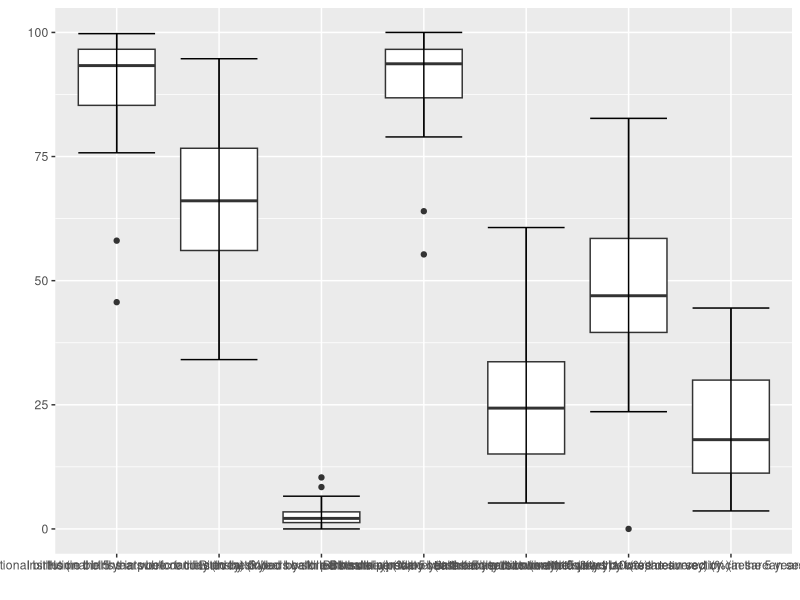
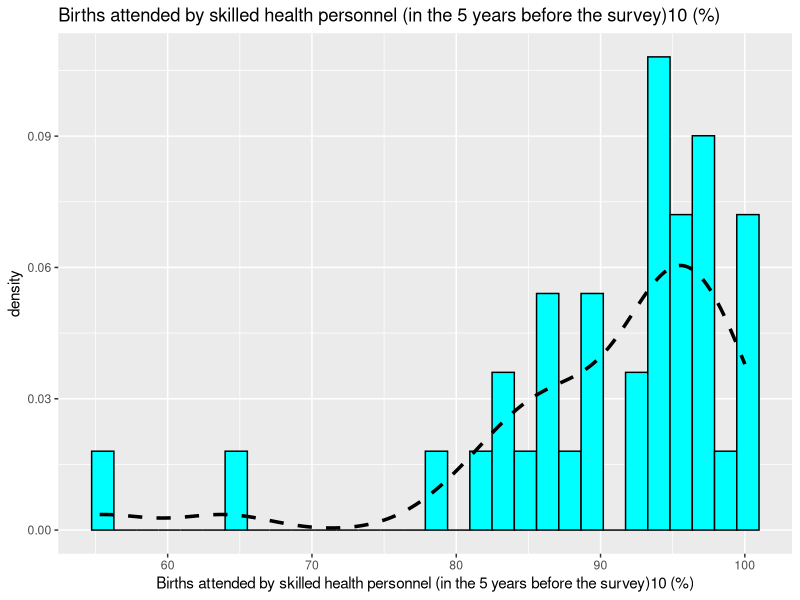
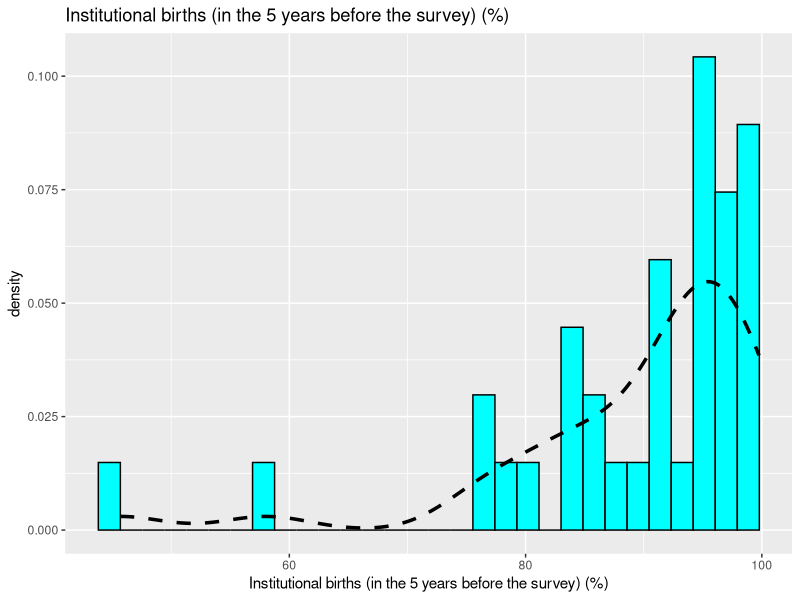
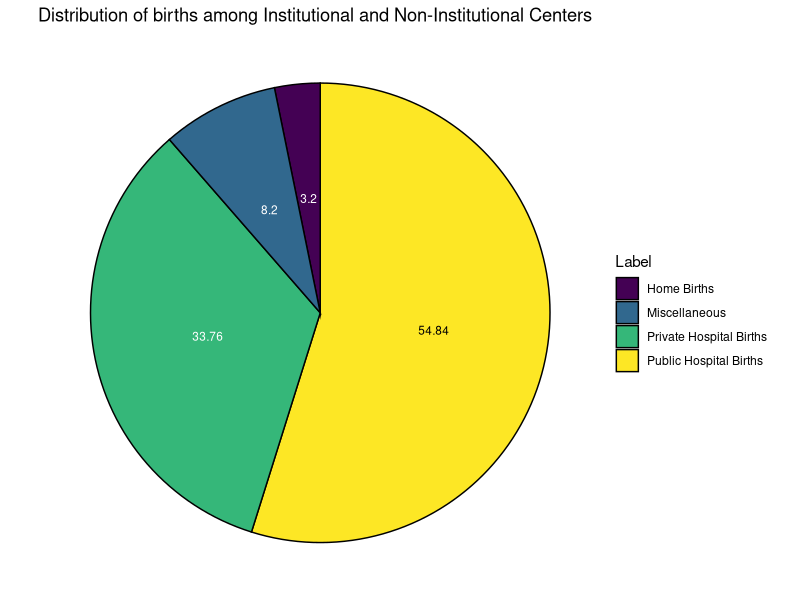
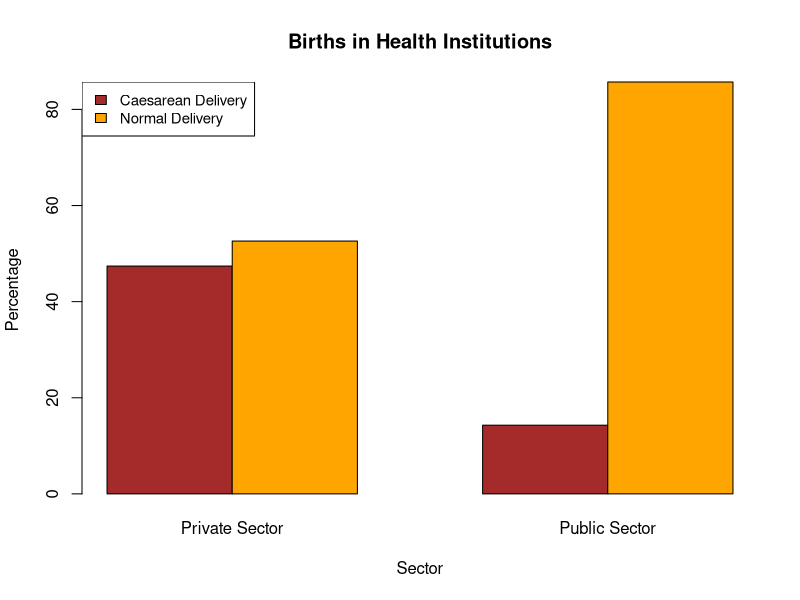

These charts were generated, in order, by the following R code:
## ---- chunk 1
library(readxl)
data <- read_excel("NFHS_5_Factsheets_Data.xlsx")
## ---- chunk 2
total_data <- data[data$Area == 'Total',]
total_data <- subset(total_data, select=-c(Area))

library(dplyr)
library(tidyr)
total_data %>% 
  mutate_if(is.numeric, ~replace_na(.,mean(., na.rm = TRUE)))
## ---- chunk 3
delivery_care_data <- subset(total_data, select=c(1, 54:60))
delivery_care_data[c(2:8)] <- sapply(delivery_care_data[c(2:8)], as.numeric)
delivery_care_data[c(2:8)] <- sapply(delivery_care_data[c(2:8)], abs)
india_delivery_care_data = delivery_care_data[delivery_care_data$`States/UTs` == 'India',]
delivery_care_data <- delivery_care_data[delivery_care_data$`States/UTs` != 'India',]
## ---- chunk 4
delivery_care_data$`Births in a private health facility that were delivered by caesarean section (in the 5 years before the survey) (%)`[is.na(delivery_care_data$`Births in a private health facility that were delivered by caesarean section (in the 5 years before the survey) (%)`)] <- 0
## ---- chunk 5
summary(delivery_care_data)
## ---- chunk 6
sd(delivery_care_data$`Institutional births (in the 5 years before the survey) (%)`)
## ---- chunk 7
sd(delivery_care_data$`Institutional births in public facility (in the 5 years before the survey) (%)`)
## ---- chunk 8
sd(delivery_care_data$`Home births that were conducted by skilled health personnel  (in the 5 years before the survey)10 (%)`)
## ---- chunk 9
sd(delivery_care_data$`Births attended by skilled health personnel (in the 5 years before the survey)10 (%)`)
## ---- chunk 10
sd(delivery_care_data$`Births delivered by caesarean section (in the 5 years before the survey) (%)`)
## ---- chunk 11
sd(delivery_care_data$`Births in a private health facility that were delivered by caesarean section (in the 5 years before the survey) (%)`)
## ---- chunk 12
sd(delivery_care_data$`Births in a public health facility that were delivered by caesarean section (in the 5 years before the survey) (%)`)
## ---- chunk 13
library(ggplot2)
ggplot(stack(delivery_care_data[, 2:8]), aes(x=ind, y=values)) +
  geom_boxplot() + 
  stat_boxplot(geom = 'errorbar') + 
  theme(legend.position = "none") + 
  xlab('') + 
  ylab('')
## ---- chunk 14
ggplot(delivery_care_data, aes(x=.data[[names(delivery_care_data)[5]]])) + ggtitle(names(delivery_care_data)[5]) + 
geom_histogram(aes(y = ..density..), colour = 1, fill = "cyan") +
  geom_density(lwd = 1.2,
               linetype = 2,
               colour = 1)
## ---- chunk 15
ggplot(delivery_care_data, aes(x=.data[[names(delivery_care_data)[2]]])) + ggtitle(names(delivery_care_data)[2]) + 
geom_histogram(aes(y = ..density..), colour = 1, fill = "cyan") +
  geom_density(lwd = 1.2,
               linetype = 2,
               colour = 1)
## ---- chunk 16
library(ggplot2)

Pie1 <- read_excel("./Pie1.xlsx")
percent <- Pie1[,2]
sectors <- Pie1[,1]
ggplot(Pie1, aes(x = "", y = Value, fill = Label)) + coord_polar("y", start = 0) + ggtitle(" Distribution of births among Institutional and Non-Institutional Centers ")+ theme(plot.title = element_text(hjust = 0.5, size =20))+ theme_void()+ scale_fill_viridis_d() + geom_bar( stat = "identity", color = "black") + geom_text(aes(label = Value), color = c("black","white","white","white"),position = position_stack(vjust = 0.5),size =3)


## ---- chunk 17
colors = c("brown", "orange")
Sector <- c("Private Sector", "Public Sector")
regions <- c("Caesarean Delivery", "Normal Delivery")
# Create the matrix of the values.
Values <- matrix(c(47.4, 14.3, 52.6, 85.7), nrow = 2, ncol = 2, byrow = TRUE)
# Create the bar chart
barplot(Values, main = "Births in Health Institutions", names.arg = Sector, xlab = "Sector", ylab = "Percentage", col = colors, beside = TRUE)
legend("topleft", regions, cex = 0.9, fill = colors)
